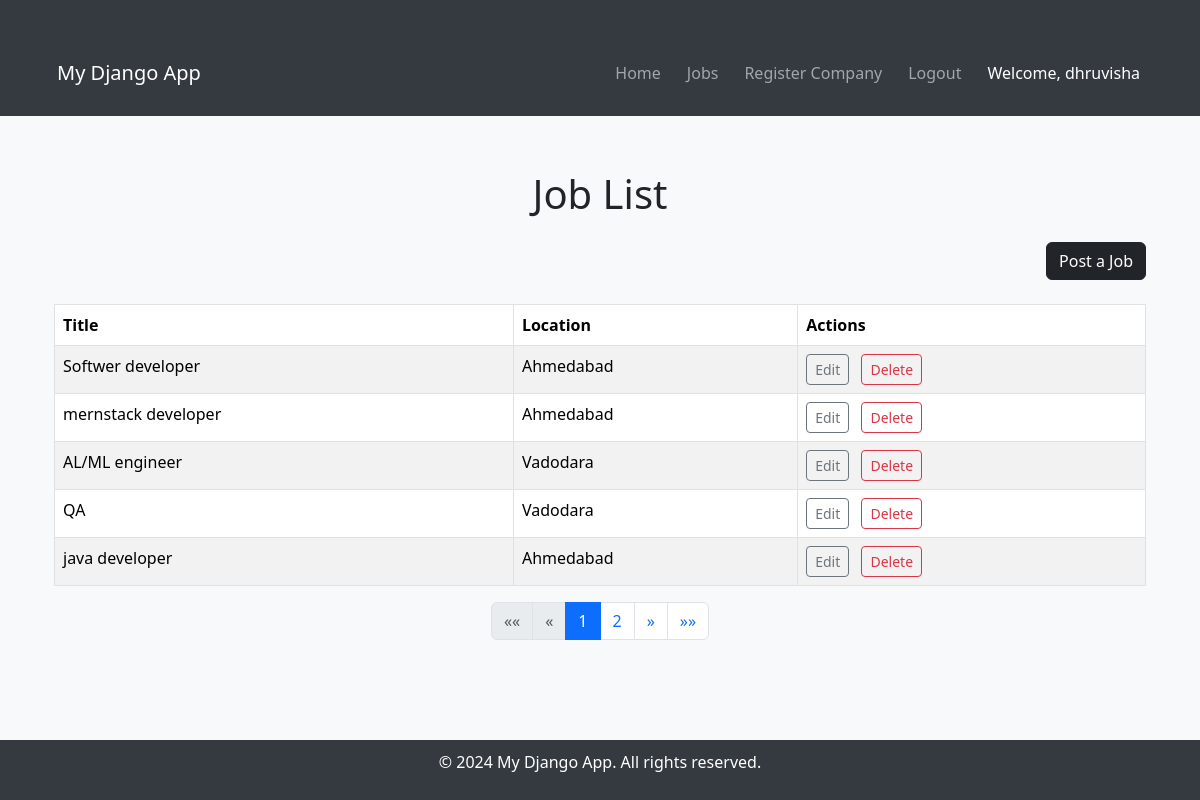
The app's page /jobs/ (signed in), older data.
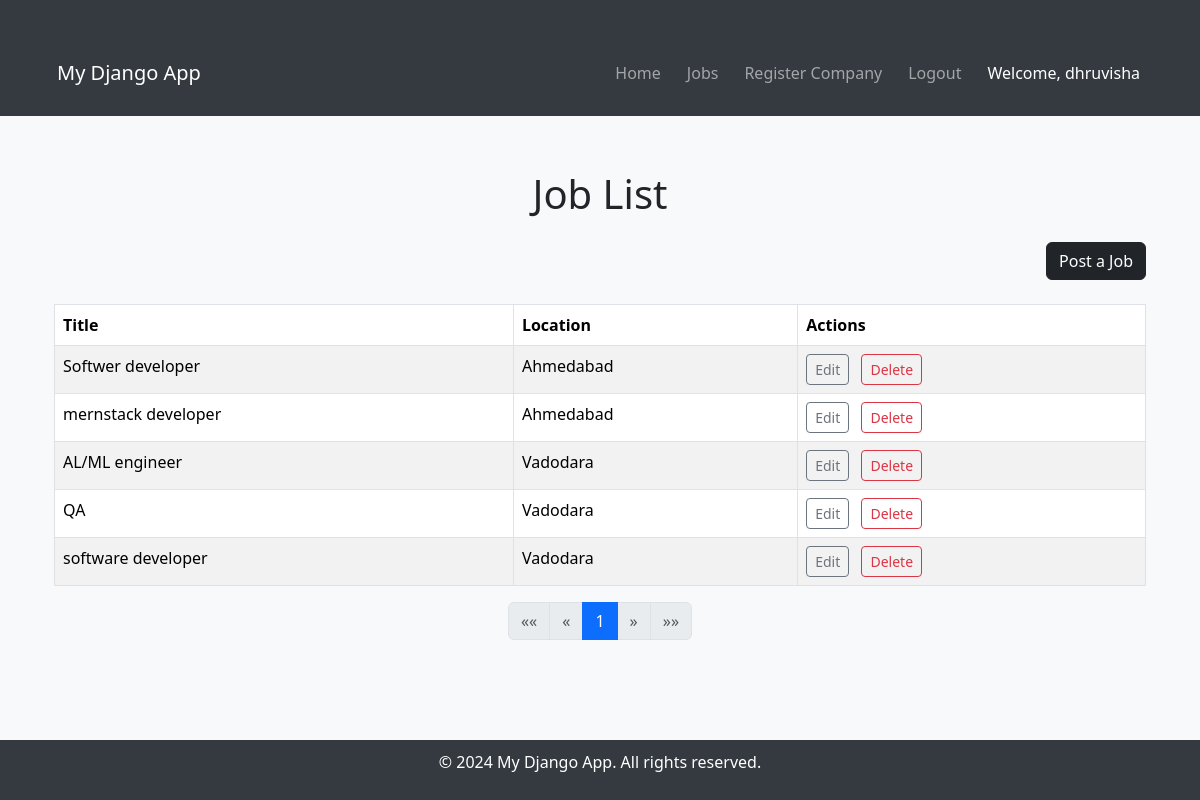
The same page, newer data.
### jobs/models.py (models this page shows, shortened)
class JobPost(models.Model):
    company = models.ForeignKey(Company, on_delete=models.CASCADE)
    title = models.CharField(max_length=255)
    description = models.TextField()
    location = models.CharField(max_length=255)
    salary_range = models.CharField(max_length=50)
    tags = models.CharField(max_length=255, blank=True)
    posted_at = models.DateTimeField(auto_now_add=True)

### jobs/views.py (the view)
# urls.py: path('jobs/', views.job_list, name='job_list'),
@login_required
def job_list(request):
    jobs = JobPost.objects.filter(company=request.user.company)
    paginator = Paginator(jobs, 5)
    page_number = request.GET.get('page')
    page_obj = paginator.get_page(page_number)
    return render(request, 'job_list.html', {'jobs': page_obj})

### jobs/templates/job_list.html (shortened to what this page needs)
{% extends 'base.html' %}
{% block content %}
<div class="container py-4">
    <h1 class="text-center mb-4">Job List</h1>
    <div class="text-end mb-4">
        <a href="{% url 'job_post_form' %}" class="btn btn-dark">Post a Job</a>
    </div>
    <div class="table-responsive">
        <table class="table table-striped table-bordered">
            <thead>
                <tr>
                    <th scope="col">Title</th>
                    <th scope="col">Location</th>
                    <th scope="col">Actions</th>
                </tr>
            </thead>
            <tbody>
                {% for job in jobs %}
                    <tr>
                        <td>{{ job.title }}</td>
                        <td>{{ job.location }}</td>
                        <td>
                            <a href="{% url 'edit_job' job.id %}" class="btn btn-outline-secondary btn-sm me-2">Edit</a>
                            <a href="{% url 'delete_job' job.id %}" class="btn btn-outline-danger btn-sm">Delete</a>
                        </td>
                    </tr>
                {% empty %}
                    <tr>
                        <td colspan="3" class="text-center text-muted">No jobs available.</td>
                    </tr>
                {% endfor %}
            </tbody>
        </table>
    </div>
    <nav aria-label="Page navigation">
        <ul class="pagination justify-content-center">
            {% if jobs.has_previous %}
                <li class="page-item">
                    <a class="page-link" href="?page=1" aria-label="First">
                        <span aria-hidden="true">&laquo;&laquo;</span>
                    </a>
                </li>
                <li class="page-item">
                    <a class="page-link" href="?page={{ jobs.previous_page_number }}" aria-label="Previous">
                        <span aria-hidden="true">&laquo;</span>
                    </a>
                </li>
            {% else %}
                <li class="page-item disabled">
                    <a class="page-link" href="#" aria-label="First">
                        <span aria-hidden="true">&laquo;&laquo;</span>
                    </a>
                </li>
                <li class="page-item disabled">
                    <a class="page-link" href="#" aria-label="Previous">
                        <span aria-hidden="true">&laquo;</span>
                    </a>
                </li>
            {% endif %}
            {% for num in jobs.paginator.page_range %}
                {% if jobs.number == num %}
                    <li class="page-item active">
                        <a class="page-link" href="#">{{ num }}</a>
                    </li>
                {% elif num > jobs.number|add:'-3' and num < jobs.number|add:'3' %}
                    <li class="page-item">
                        <a class="page-link" href="?page={{ num }}">{{ num }}</a>
                    </li>
                {% endif %}
            {% endfor %}
            {% if jobs.has_next %}
                <li class="page-item">
                    <a class="page-link" href="?page={{ jobs.next_page_number }}" aria-label="Next">
                        <span aria-hidden="true">&raquo;</span>
                    </a>
                </li>
                <li class="page-item">
                    <a class="page-link" href="?page={{ jobs.paginator.num_pages }}" aria-label="Last">
                        <span aria-hidden="true">&raquo;&raquo;</span>
                    </a>
                </li>
            {% else %}
                <li class="page-item disabled">
                    <a class="page-link" href="#" aria-label="Next">
                        <span aria-hidden="true">&raquo;</span>
                    </a>
                </li>
                <li class="page-item disabled">
                    <a class="page-link" href="#" aria-label="Last">
                        <span aria-hidden="true">&raquo;&raquo;</span>
                    </a>
                </li>
            {% endif %}
        </ul>
    </nav>
</div>
{% endblock %}

Row changes from the older to the newer data that the page shows:
removed JobPost: title "java developer", location "Ahmedabad"
now on this page (row unchanged): JobPost: title "software developer", location "Vadodara"
Text that changed along with them:
list line gone: "2"
